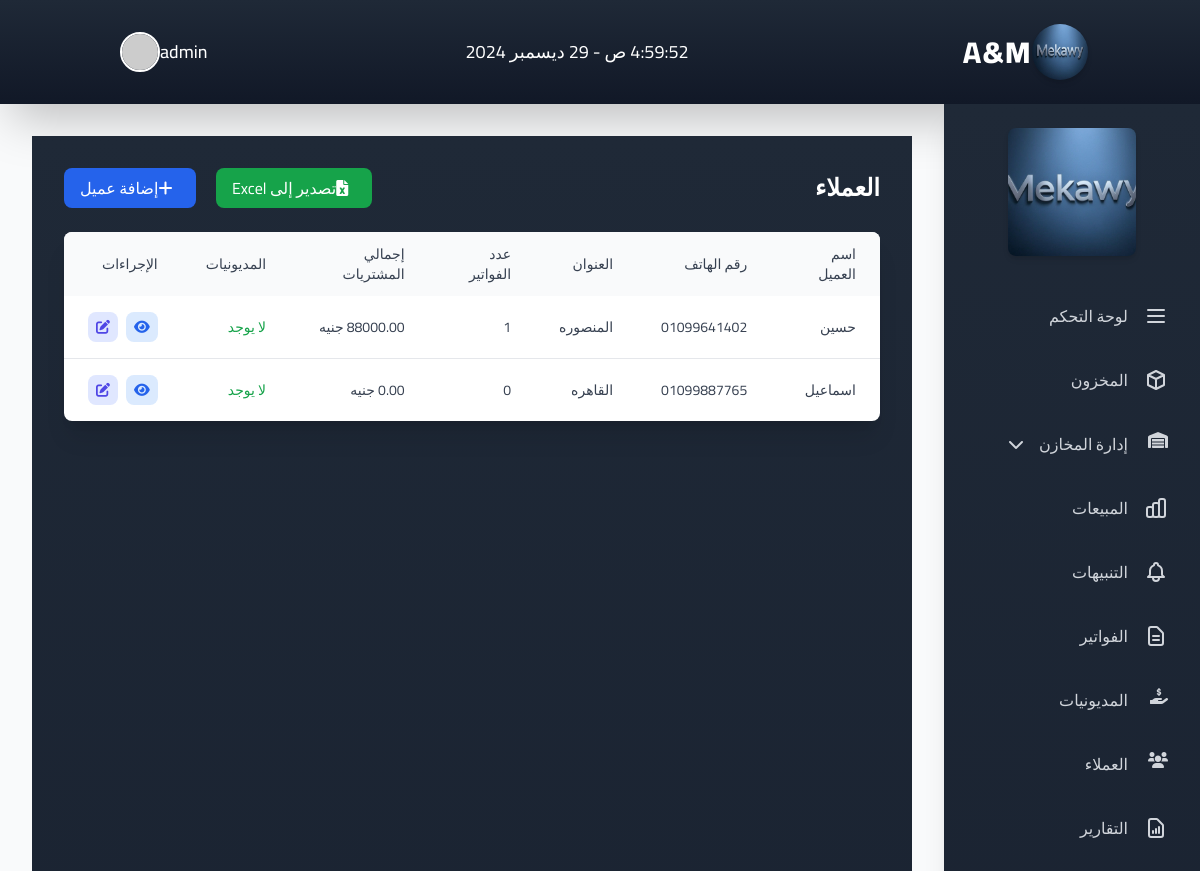
/clients (signed in), run on the app's committed database.
### app.py (models this page shows)
class Settings(db.Model):
    id = db.Column(db.Integer, primary_key=True)
    brand_name = db.Column(db.String(100), default='My Store')
    logo_url = db.Column(db.String(200))
    sidebar_image_url = db.Column(db.String(200))
    owner_email = db.Column(db.String(120))
    theme_color = db.Column(db.String(20), default='#007bff')
    about_title = db.Column(db.String(200))
    about_text = db.Column(db.Text)
    contact_phone = db.Column(db.String(50))
    contact_email = db.Column(db.String(120))
    show_dashboard = db.Column(db.Boolean, default=True)
    show_inventory = db.Column(db.Boolean, default=True)
    show_warehouses = db.Column(db.Boolean, default=True)
    show_sales = db.Column(db.Boolean, default=True)
    show_alerts = db.Column(db.Boolean, default=True)
    show_invoices = db.Column(db.Boolean, default=True)
    show_reports = db.Column(db.Boolean, default=True)
    show_debtors = db.Column(db.Boolean, default=True)
    show_clients = db.Column(db.Boolean, default=True)
    show_settings = db.Column(db.Boolean, default=True)
    sidebar_order = db.Column(db.String(500), default='dashboard,inventory,warehouses,sales,alerts,invoices,reports,debtors,clients')

class User(UserMixin, db.Model):
    id = db.Column(db.Integer, primary_key=True)
    username = db.Column(db.String(80), unique=True, nullable=False)
    password = db.Column(db.String(120), nullable=False)
    is_admin = db.Column(db.Boolean, default=False)
    role = db.Column(db.String(20), default='staff')  # 'owner', 'hr', 'staff'

class Client(db.Model):
    id = db.Column(db.Integer, primary_key=True)
    name = db.Column(db.String(100), nullable=False)
    phone = db.Column(db.String(20), nullable=False)
    location = db.Column(db.String(200))
    gender = db.Column(db.String(20))
    date_added = db.Column(db.DateTime, default=datetime.utcnow)
    invoices = db.relationship('Invoice', backref='client', lazy=True)

### app.py (the view)
@app.route('/clients')
@login_required
def list_clients():
    clients = Client.query.all()
    return render_template('clients/list.html', clients=clients)

### app.py (called while the page is built)
@app.context_processor
def inject_settings():
    settings = Settings.query.first()
    if not settings:
        settings = Settings()
        db.session.add(settings)
        db.session.commit()
    return dict(settings=settings)

@login_manager.user_loader
def load_user(user_id):
    return User.query.get(int(user_id))

### templates/clients/list.html
{% extends "base.html" %}
{% block content %}
<div class="min-h-screen bg-gradient-to-b from-gray-800 to-gray-900 p-8">
    <div class="max-w-7xl mx-auto">
        <div class="flex justify-between items-center mb-6">
            <h2 class="text-2xl font-bold text-white">العملاء</h2>
            <div class="space-x-4 rtl:space-x-reverse">
                <a href="{{ url_for('export_clients') }}" class="inline-flex items-center px-4 py-2 bg-green-600 hover:bg-green-700 text-white rounded-lg transition-colors">
                    <i class="fas fa-file-excel mr-2"></i> تصدير إلى Excel
                </a>
                <a href="{{ url_for('new_client') }}" class="inline-flex items-center px-4 py-2 bg-blue-600 hover:bg-blue-700 text-white rounded-lg transition-colors">
                    <i class="fas fa-plus mr-2"></i> إضافة عميل
                </a>
            </div>
        </div>
        <div class="bg-white rounded-lg shadow-xl overflow-hidden">
            <div class="overflow-x-auto">
                <table class="w-full">
                    <thead class="bg-gray-50">
                        <tr>
                            <th class="px-6 py-3 text-right text-sm font-medium text-gray-700">اسم العميل</th>
                            <th class="px-6 py-3 text-right text-sm font-medium text-gray-700">رقم الهاتف</th>
                            <th class="px-6 py-3 text-right text-sm font-medium text-gray-700">العنوان</th>
                            <th class="px-6 py-3 text-right text-sm font-medium text-gray-700">عدد الفواتير</th>
                            <th class="px-6 py-3 text-right text-sm font-medium text-gray-700">إجمالي المشتريات</th>
                            <th class="px-6 py-3 text-right text-sm font-medium text-gray-700">المديونيات</th>
                            <th class="px-6 py-3 text-right text-sm font-medium text-gray-700">الإجراءات</th>
                        </tr>
                    </thead>
                    <tbody class="divide-y divide-gray-200">
                        {% for client in clients %}
                        <tr class="hover:bg-gray-50">
                            <td class="px-6 py-4 text-sm text-gray-700">{{ client.name }}</td>
                            <td class="px-6 py-4 text-sm text-gray-700">{{ client.phone }}</td>
                            <td class="px-6 py-4 text-sm text-gray-700">{{ client.location }}</td>
                            <td class="px-6 py-4 text-sm text-gray-700">{{ client.invoices|length }}</td>
                            <td class="px-6 py-4 text-sm text-gray-700">{{ "%.2f"|format(client.invoices|sum(attribute='total_amount')) }} جنيه</td>
                            <td class="px-6 py-4 text-sm">
                                {% set debt = client.invoices|selectattr('status', 'in', ['pending', 'partial'])|sum(attribute='remaining_amount') %}
                                {% if debt > 0 %}
                                <span class="text-red-600 font-medium">{{ "%.2f"|format(debt) }} جنيه</span>
                                {% else %}
                                <span class="text-green-600 font-medium">لا يوجد</span>
                                {% endif %}
                            </td>
                            <td class="px-6 py-4 text-sm">
                                <div class="flex space-x-2 rtl:space-x-reverse">
                                    <a href="{{ url_for('view_client', client_id=client.id) }}" class="inline-flex items-center p-2 bg-blue-100 text-blue-600 rounded-lg hover:bg-blue-200 transition-colors">
                                        <i class="fas fa-eye"></i>
                                    </a>
                                    <a href="{{ url_for('edit_client', client_id=client.id) }}" class="inline-flex items-center p-2 bg-indigo-100 text-indigo-600 rounded-lg hover:bg-indigo-200 transition-colors">
                                        <i class="fas fa-edit"></i>
                                    </a>
                                </div>
                            </td>
                        </tr>
                        {% endfor %}
                    </tbody>
                </table>
            </div>
        </div>
    </div>
</div>
{% endblock %}

### templates/components/header.html (shortened to what this page needs)
<header class="bg-gradient-to-b from-gray-800 to-gray-900 shadow-2xl">
    <div class="container mx-auto px-6">
        <div class="flex justify-between items-center py-6">
            <div class="flex items-center space-x-4">
                {% if settings.logo_url %}
                    <img src="{{ url_for('static', filename=settings.logo_url.replace('/static/', '')) }}" alt="شعار متجر الجينز" class="h-14 w-14 rounded-full shadow-md transform hover:scale-110 transition-transform duration-300">
                {% else %}
                    <img src="{{ url_for('static', filename='img/default-logo.png') }}" alt="شعار متجر الجينز" class="h-14 w-14 rounded-full shadow-md transform hover:scale-110 transition-transform duration-300">
                {% endif %}
                <h1 class="text-3xl font-extrabold text-white tracking-wider hover:text-blue-200 transition-colors duration-300">A&M</h1>
            </div>
            <span class="text-white text-lg" id="currentTime"></span>
            <div class="flex items-center space-x-6">
                <div class="relative group">
                    <button class="flex items-center space-x-2 text-white hover:text-blue-200 transition-colors duration-300">
                        <span class="text-lg font-medium">{{ current_user.username }}</span>
                        <img src="https://i.pravatar.cc/150?img=12" alt="Profile" class="h-10 w-10 rounded-full border-2 border-white">
                    </button>
                </div>
            </div>
        </div>
    </div>
</header>

### templates/components/sidebar.html (shortened to what this page needs)
<aside class="bg-gradient-to-b from-gray-800 to-gray-900 text-white w-full md:w-64 min-h-screen px-4 py-6 shadow-xl">
    <div class="mb-8 transition-transform hover:scale-105">
        {% if settings.logo_url %}
            <img src="{{ url_for('static', filename=settings.logo_url.replace('/static/', '')) }}" alt="شعار متجر الجينز" class="mx-auto rounded-lg shadow-md w-32 h-32 object-cover">
        {% else %}
            <img src="{{ url_for('static', filename='img/default-logo.png') }}" alt="شعار متجر الجينز" class="mx-auto rounded-lg shadow-md w-32 h-32 object-cover">
        {% endif %}
    </div>
    <nav>
        <ul class="space-y-2">
            {% set order = settings.sidebar_order.split(',') %}
            {% for item in order %}
                {% if item == 'dashboard' and settings.show_dashboard %}
                    <li>
                        <a href="/dashboard" class="flex items-center justify-start gap-4 p-4 hover:bg-gray-700/60 rounded-xl transition-all duration-300 ease-in-out hover:shadow-lg group">
                            <svg class="w-6 h-6 text-gray-300 group-hover:text-white transition-colors" fill="none" stroke="currentColor" viewBox="0 0 24 24">
                                <path stroke-linecap="round" stroke-linejoin="round" stroke-width="2" d="M4 6h16M4 12h16M4 18h16"></path>
                            </svg>
                            <span class="text-base font-medium text-gray-300 group-hover:text-white transition-colors">لوحة التحكم</span>
                        </a>
                    </li>
                {% endif %}
                {% if item == 'inventory' and settings.show_inventory %}
                    <li>
                        <a href="/inventory" class="flex items-center justify-start gap-4 p-4 hover:bg-gray-700/60 rounded-xl transition-all duration-300 ease-in-out hover:shadow-lg group">
                            <svg class="w-6 h-6 text-gray-300 group-hover:text-white transition-colors" fill="none" stroke="currentColor" viewBox="0 0 24 24">
                                <path stroke-linecap="round" stroke-linejoin="round" stroke-width="2" d="M20 7l-8-4-8 4m16 0l-8 4m8-4v10l-8 4m0-10L4 7m8 4v10M4 7v10l8 4"></path>
                            </svg>
                            <span class="text-base font-medium text-gray-300 group-hover:text-white transition-colors">المخزون</span>
                        </a>
                    </li>
                {% endif %}
                {% if item == 'warehouses' and settings.show_warehouses %}
                    <li class="sidebar-item">
                        <a href="#" class="flex items-center justify-start gap-4 p-4 hover:bg-gray-700/60 rounded-xl transition-all duration-300 ease-in-out hover:shadow-lg group" onclick="toggleSubmenu('warehouseSubmenu')">
                            <i class="fas fa-warehouse text-gray-300 group-hover:text-white transition-colors w-6 h-6"></i>
                            <span class="text-base font-medium text-gray-300 group-hover:text-white transition-colors">إدارة المخازن</span>
                            <i class="fas fa-chevron-down text-gray-300 group-hover:text-white transition-colors ml-auto"></i>
                        </a>
                    </li>
                {% endif %}
                {% if item == 'sales' and settings.show_sales %}
                    <li>
                        <a href="/sales" class="flex items-center justify-start gap-4 p-4 hover:bg-gray-700/60 rounded-xl transition-all duration-300 ease-in-out hover:shadow-lg group">
                            <span class="text-base font-medium text-gray-300 group-hover:text-white transition-colors">المبيعات</span>
                        </a>
                    </li>
                {% endif %}
                {% if item == 'alerts' and settings.show_alerts %}
                    <li>
                        <a href="/alerts" class="flex items-center justify-start gap-4 p-4 hover:bg-gray-700/60 rounded-xl transition-all duration-300 ease-in-out hover:shadow-lg group">
                            <span class="text-base font-medium text-gray-300 group-hover:text-white transition-colors">التنبيهات</span>
                        </a>
                    </li>
                {% endif %}
                {% if item == 'invoices' and settings.show_invoices %}
                    <li>
                        <a href="{{ url_for('list_invoices') }}" class="flex items-center justify-start gap-4 p-4 hover:bg-gray-700/60 rounded-xl transition-all duration-300 ease-in-out hover:shadow-lg group">
                            <span class="text-base font-medium text-gray-300 group-hover:text-white transition-colors">الفواتير</span>
                        </a>
                    </li>
                {% endif %}
                {% if item == 'reports' and settings.show_reports %}
                    <li>
                        <a href="/reports" class="flex items-center justify-start gap-4 p-4 hover:bg-gray-700/60 rounded-xl transition-all duration-300 ease-in-out hover:shadow-lg group">
                            <span class="text-base font-medium text-gray-300 group-hover:text-white transition-colors">التقارير</span>
                        </a>
                    </li>
                {% endif %}
                {% if item == 'debtors' and settings.show_debtors %}
                    <li class="sidebar-item">
                        <a href="{{ url_for('debtors') }}" class="flex items-center justify-start gap-4 p-4 hover:bg-gray-700/60 rounded-xl transition-all duration-300 ease-in-out hover:shadow-lg group">
                            <i class="fas fa-hand-holding-usd text-gray-300 group-hover:text-white transition-colors w-6 h-6"></i>
                            <span class="text-base font-medium text-gray-300 group-hover:text-white transition-colors">المديونيات</span>
                        </a>
                    </li>
                {% endif %}
                {% if item == 'clients' and settings.show_clients %}
                    <li class="sidebar-item">
                        <a href="{{ url_for('list_clients') }}" class="flex items-center justify-start gap-4 p-4 hover:bg-gray-700/60 rounded-xl transition-all duration-300 ease-in-out hover:shadow-lg group">
                            <i class="fas fa-users text-gray-300 group-hover:text-white transition-colors w-6 h-6"></i>
                            <span class="text-base font-medium text-gray-300 group-hover:text-white transition-colors">العملاء</span>
                        </a>
                    </li>
                {% endif %}
            {% endfor %}
        </ul>
    </nav>
</aside>

### templates/base.html (style rules this page uses)
body { font-size: 16px; touch-action: manipulation; }

### data on the page
Settings: logo_url (picture), show_dashboard True (drawn), show_inventory True (drawn), show_warehouses True (drawn), show_sales True (drawn), show_alerts True (drawn), show_invoices True (drawn), show_debtors True (drawn), show_clients True (drawn), show_reports True (drawn)
User: username "admin"
Client: name "حسين", phone "01099641402", location "المنصوره", invoices|length "1"
Client: name "اسماعيل", phone "01099887765", location "القاهره", invoices|length "0", invoices|sum "0.00"
